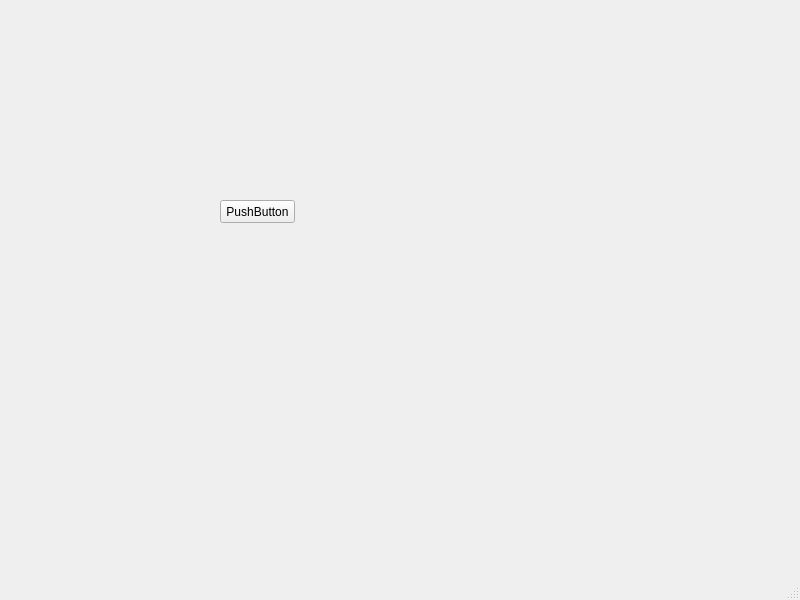
<?xml version="1.0" encoding="UTF-8"?>
<ui version="4.0">
 <class>MainWindow</class>
 <widget class="QMainWindow" name="MainWindow">
  <property name="geometry">
   <rect>
    <x>0</x>
    <y>0</y>
    <width>800</width>
    <height>600</height>
   </rect>
  </property>
  <property name="windowTitle">
   <string>MainWindow</string>
  </property>
  <widget class="QWidget" name="centralwidget">
   <widget class="QPushButton" name="pushButton">
    <property name="geometry">
     <rect>
      <x>220</x>
      <y>200</y>
      <width>75</width>
      <height>23</height>
     </rect>
    </property>
    <property name="text">
     <string>PushButton</string>
    </property>
   </widget>
  </widget>
  <widget class="QMenuBar" name="menubar">
   <property name="geometry">
    <rect>
     <x>0</x>
     <y>0</y>
     <width>800</width>
     <height>23</height>
    </rect>
   </property>
  </widget>
  <widget class="QStatusBar" name="statusbar"/>
 </widget>
 <resources/>
 <connections/>
</ui>
